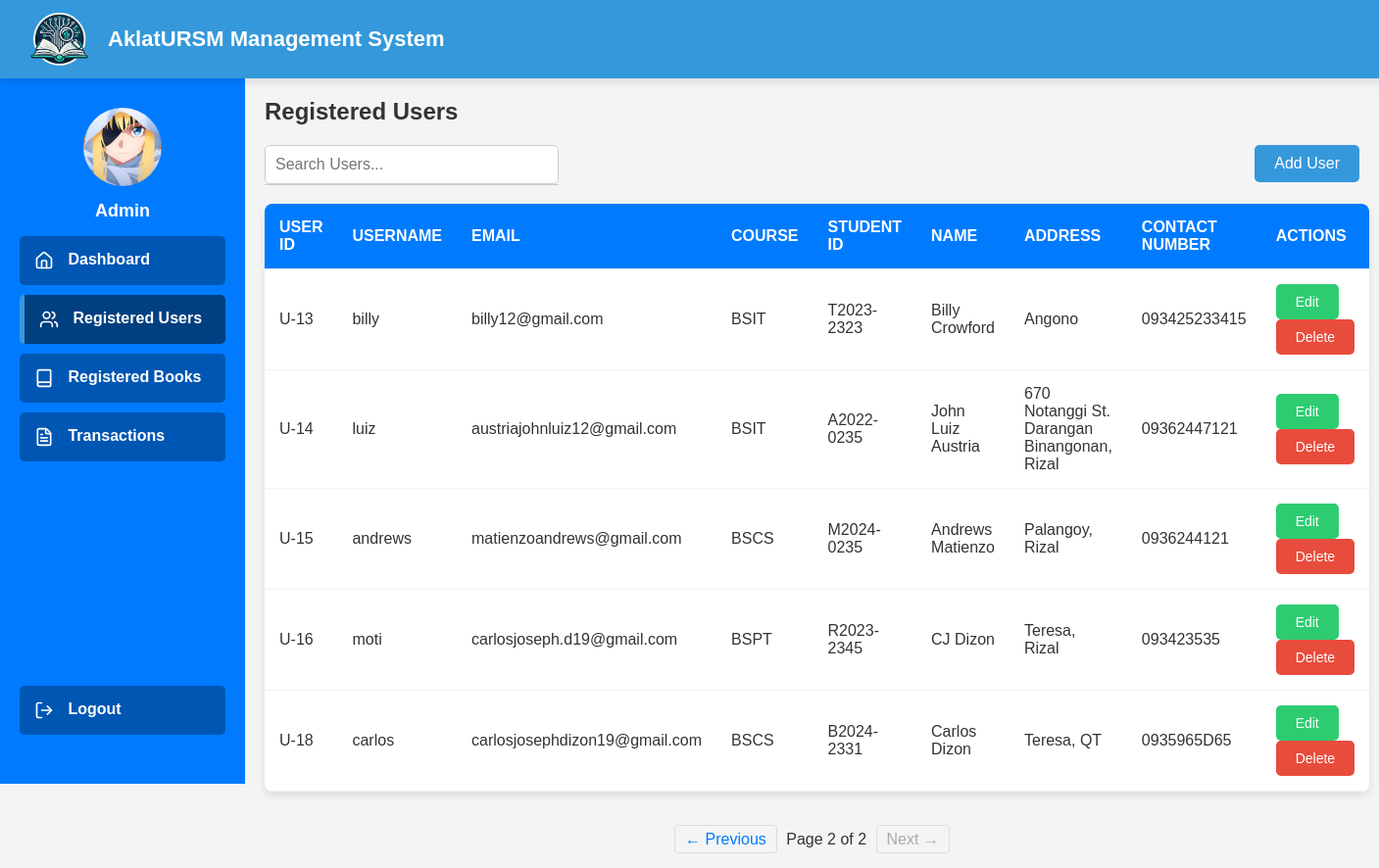
The page /admin/admin-users.php?page=2 (signed in) on the database its author committed.
### tables this page shows
CREATE TABLE `users` (
  `user_id` int(11) NOT NULL,
  `username` varchar(50) NOT NULL,
  `password` varchar(255) NOT NULL,
  `email` varchar(255) NOT NULL,
  `course` varchar(100) NOT NULL,
  `student_id` varchar(50) NOT NULL,
  `name` varchar(255) DEFAULT NULL,
  `address` text DEFAULT NULL,
  `contact_number` varchar(20) DEFAULT NULL,
  `ban_status` enum('active','banned') DEFAULT 'active',
  `ban_reason` varchar(255) DEFAULT NULL,
  `ban_expiry_date` datetime DEFAULT NULL
);

### admin/admin-users.php (the view, shortened to what this page needs)
<?php
include '../validate/db.php';
$searchQuery = isset($_GET['search']) ? trim($_GET['search']) : "";
$records_per_page = 10;
$page = isset($_GET['page']) ? (int)$_GET['page'] : 1;
$page = max($page, 1);
$offset = ($page - 1) * $records_per_page;
if ($searchQuery !== "") {
    $searchQueryEscaped = $conn->real_escape_string($searchQuery);
    $sql_count = "SELECT COUNT(*) AS total FROM users WHERE username LIKE '%$searchQueryEscaped%'";
    $countResult = $conn->query($sql_count);
    $total_users = ($countResult) ? $countResult->fetch_assoc()['total'] : 0;
    $total_pages = ceil($total_users / $records_per_page);
    $sql_registered_users = "
        SELECT user_id, username, email, course, student_id, name, address, contact_number
        FROM users
        WHERE username LIKE '%$searchQueryEscaped%'
        ORDER BY user_id ASC
        LIMIT $records_per_page OFFSET $offset";
} else {
    $sql_count = "SELECT COUNT(*) AS total_users FROM users";
    $result_count = $conn->query($sql_count);
    $total_users = $result_count->fetch_assoc()['total_users'];
    $total_pages = ceil($total_users / $records_per_page);
    $sql_registered_users = "
        SELECT user_id, username, email, course, student_id, name, address, contact_number
        FROM users
        ORDER BY user_id ASC
        LIMIT $records_per_page OFFSET $offset";
}
$result_registered_users = $conn->query($sql_registered_users);
$registered_users = [];
if ($result_registered_users && $result_registered_users->num_rows > 0) {
    while ($row = $result_registered_users->fetch_assoc()) {
        $registered_users[] = $row;
    }
}
?>
<!DOCTYPE html>
<html>
<head>
</head>
<body>
    <header>
        <div class="logo-container">
            <img src="../img/LMS_logo.png" alt="Library Logo">
            <span>AklatURSM Management System</span>
        </div>
    </header>
    <div class="container">
        <div class="sidebar">
            <img src="admin.jpg" alt="Admin Avatar">
            <h3>Admin</h3>
            <?php
            $currentPage = basename($_SERVER['PHP_SELF']);
            ?>
            <ul>
                <a href="admin-dashboard.php" class="<?php echo $currentPage === 'admin-dashboard.php' ? 'active' : ''; ?>">
                    <li>
                        <i class="lucide" data-lucide="home"></i> Dashboard
                    </li>
                </a>
                <a href="admin-users.php" class="<?php echo $currentPage === 'admin-users.php' ? 'active' : ''; ?>">
                    <li>
                        <i class="lucide" data-lucide="users"></i> Registered Users
                    </li>
                </a>
                <a href="admin-books.php" class="<?php echo $currentPage === 'admin-books.php' ? 'active' : ''; ?>">
                    <li>
                        <i class="lucide" data-lucide="book"></i> Registered Books
                    </li>
                </a>
                <a href="admin-transactions.php" class="<?php echo $currentPage === 'admin-transactions.php' ? 'active' : ''; ?>">
                    <li>
                        <i class="lucide" data-lucide="file-text"></i> Transactions
                    </li>
                </a>
            </ul>
            <a href="logoutAdmin.php" class="logout">
                <li>
                    <i class="lucide" data-lucide="log-out"></i> Logout
                </li>
            </a>
        </div>
        <div class="main-content">
            <h2>Registered Users</h2>
            <div class="search-bar-container">
                <div class="search-input-wrapper">
                    <input type="text" id="searchInput" placeholder="Search Users..." value="<?php echo htmlspecialchars($searchQuery); ?>">
                    <ul id="suggestions" class="suggestions-list"></ul>
            </div>
            <button id="openAddUserModal">Add User</button>
        </div>
        <table class="users-table">
            <thead>
                <tr>
                    <th>User ID</th>
                    <th>Username</th>
                    <th>Email</th>
                    <th>Course</th>
                    <th>Student ID</th>
                    <th>Name</th>
                    <th>Address</th>
                    <th>Contact Number</th>
                    <th>Actions</th>
                </tr>
            </thead>
            <tbody>
                <?php if (empty($registered_users)): ?>
                    <tr>
                        <td colspan="9" style="text-align: center;">No registered users found.</td>
                    </tr>
                <?php else: ?>
                    <?php foreach ($registered_users as $user): ?>
                        <tr>
                            <td>U-<?php echo htmlspecialchars($user['user_id']); ?></td>
                            <td><?php echo htmlspecialchars($user['username']); ?></td>
                            <td><?php echo htmlspecialchars($user['email']); ?></td>
                            <td><?php echo htmlspecialchars($user['course']); ?></td>
                            <td><?php echo htmlspecialchars($user['student_id']); ?></td>
                            <td><?php echo htmlspecialchars($user['name']); ?></td>
                            <td><?php echo htmlspecialchars($user['address']); ?></td>
                            <td><?php echo htmlspecialchars($user['contact_number']); ?></td>
                            <td>
                                <button class="edit-btn" onclick="openEditModal(<?php echo htmlspecialchars(json_encode($user)); ?>)">Edit</button>
                                <button class="delete-btn" onclick="confirmDelete(<?php echo $user['user_id']; ?>)">Delete</button>
                            </td>
                        </tr>
                    <?php endforeach; ?>
                <?php endif; ?>
            </tbody>
        </table>
        <div class="pagination">
            <?php if ($page > 1): ?>
                <a href="?page=<?php echo $page - 1; ?><?php echo ($searchQuery != '' ? '&search=' . urlencode($searchQuery) : ''); ?>">← Previous</a>
            <?php else: ?>
                <a class="disabled">← Previous</a>
            <?php endif; ?>
            <span>Page <?php echo $page; ?> of <?php echo $total_pages; ?></span>
            <?php if ($page < $total_pages): ?>
                <a href="?page=<?php echo $page + 1; ?><?php echo ($searchQuery != '' ? '&search=' . urlencode($searchQuery) : ''); ?>">Next →</a>
            <?php else: ?>
                <a class="disabled">Next →</a>
            <?php endif; ?>
        </div>
    </div>
    </div>
</body>
</html>

### admin/admin-users.php (style rules this page uses)
body { margin: 0; font-family: Arial, sans-serif; background-color: #f4f4f4; color: #333; }
header { position: fixed; top: 0; left: 0; width: 100%; z-index: 1001; background-color: #3498db; color: white; display: flex; align-items: center; justify-content: space-between; padding: 10px 20px; box-shadow: 0px 4px 8px rgba(0, 0, 0, 0.1); height: 60px; }
header .logo-container { display: flex; align-items: center; }
header .logo-container img { width: 80px; margin-right: 10px; }
header .logo-container span { font-size: 22px; font-weight: bold; }
.sidebar img { border-radius: 50%; width: 80px; display: block; margin: 30px auto 10px; }
.sidebar h3 { text-align: center; margin: 15px 0; font-size: 18px; }
.sidebar ul a .lucide { width: 20px; height: 20px; margin-right: 10px; vertical-align: middle; }
.logout .lucide { width: 20px; height: 20px; margin-right: 10px; vertical-align: middle; }
.sidebar { position: fixed; top: 60px; left: 0; height: calc(100vh - 60px); width: 250px; background-color: #007BFF; color: white; padding: 20px; box-sizing: border-box; overflow-y: auto; z-index: 1000; }
.sidebar ul { padding: 0; margin: 0; list-style: none; }
.sidebar ul a { display: block; margin: 10px 0; padding: 15px; background-color: #0056b3; border-radius: 5px; text-decoration: none; color: white; font-size: 16px; font-weight: bold; transition: background-color 0.3s, padding-left 0.3s; }
.sidebar ul a.active { background-color: #004080; font-weight: bold; color: white; border-left: 5px solid #3498db; padding-left: 15px; }
.logout { list-style: none; position: absolute; bottom: 50px; left: 20px; right: 20px; display: block; padding: 15px; background-color: #0056b3; border-radius: 5px; text-decoration: none; color: white; font-size: 16px; font-weight: bold; transition: background-color 0.3s; }
.main-content { margin-left: 250px; padding: 20px; margin-top: 60px; box-sizing: border-box; min-height: calc(100vh - 60px); }
.search-bar-container { display: flex; justify-content: space-between; align-items: flex-start; margin-bottom: 20px; }
.search-bar-container button { padding: 10px 20px; font-size: 16px; background-color: #3498db; color: white; border: none; border-radius: 5px; cursor: pointer; }
.search-input-wrapper { position: relative; width: 300px; }
.search-input-wrapper input { padding: 10px 70px 10px 10px; font-size: 16px; width: 100%; border: 1px solid #ccc; border-radius: 5px; box-sizing: border-box; }
.suggestions-list { position: absolute; top: 100%; left: 0; right: 0; background: #fff; border: 1px solid #ccc; border-top: none; border-radius: 0 0 5px 5px; list-style: none; margin: 0; padding: 0; z-index: 1000; max-height: 200px; overflow-y: auto; }
.users-table { width: 100%; background-color: white; border-collapse: collapse; box-shadow: 0px 4px 8px rgba(0, 0, 0, 0.1); border-radius: 8px; overflow: hidden; margin-top: 20px; }
.users-table th, .users-table td { padding: 15px; text-align: left; border-bottom: 1px solid #f4f4f4; }
.users-table th { background-color: #007BFF; color: white; text-transform: uppercase; }
.pagination { margin-top: 40px; text-align: center; }
.pagination a { text-decoration: none; color: #007BFF; padding: 5px 10px; border: 1px solid #ddd; border-radius: 4px; margin: 0 5px; transition: background-color 0.3s; }
.pagination a.disabled { color: #aaa; cursor: not-allowed; }
button { padding: 10px 20px; font-size: 14px; border: none; border-radius: 5px; cursor: pointer; transition: background-color 0.3s, transform 0.2s; }
.edit-btn { background-color: #2ecc71; color: white; }
.delete-btn { background-color: #e74c3c; color: white; }

### rows shown on the page
users: user_id "13", username "billy", email "billy12@gmail.com", course "BSIT", student "T2023-2323", name "Billy Crowford", address "Angono", contact_number "093425233415"
users: user_id "14", username "luiz", email "austriajohnluiz12@gmail.com", course "BSIT", student "A2022-0235", name "John Luiz Austria", address "670 Notanggi St. Darangan Binangonan, Rizal", contact_number "09362447121"
users: user_id "15", username "andrews", email "matienzoandrews@gmail.com", course "BSCS", student "M2024-0235", name "Andrews Matienzo", address "Palangoy, Rizal", contact_number "0936244121"
users: user_id "16", username "moti", email "carlosjoseph.d19@gmail.com", course "BSPT", student "R2023-2345", name "CJ Dizon", address "Teresa, Rizal", contact_number "093423535"
users: user_id "18", username "carlos", email "carlosjosephdizon19@gmail.com", course "BSCS", student "B2024-2331", name "Carlos Dizon", address "Teresa, QT", contact_number "0935965D65"

### other values the page prints
$page "2"
$total_pages "2"
